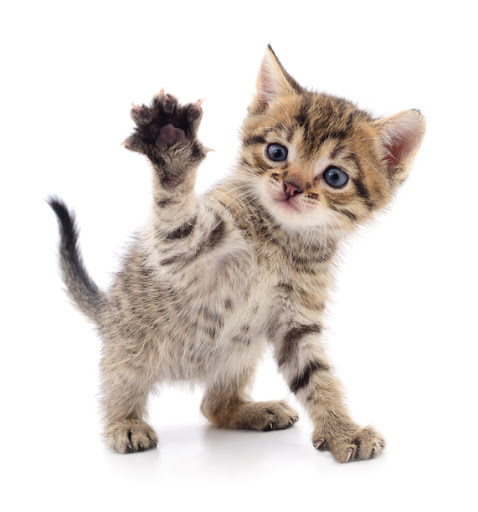
#> input picture OpenCV/cat.jpg, 478 x 512 px
$ python example_2.py
#> lines starting #> are read from the running program, lines starting #| are printed output that depends on the picture; after the words box and inside, x2 and y2 are one past the last pixel; in counts of white or black regions, pixels touching at a corner belong together
import cv2
import time
#Open CV 이미지 연산
image = cv2.imread('cat.jpg')
#> image is the input picture: shape (512, 478, 3); mean B, G, R 213.3, 217.7, 224.2

start_time = time.time()
for i in range(0,100):
    for j in range(0,100):
        image[i,j] = [100,255,255]
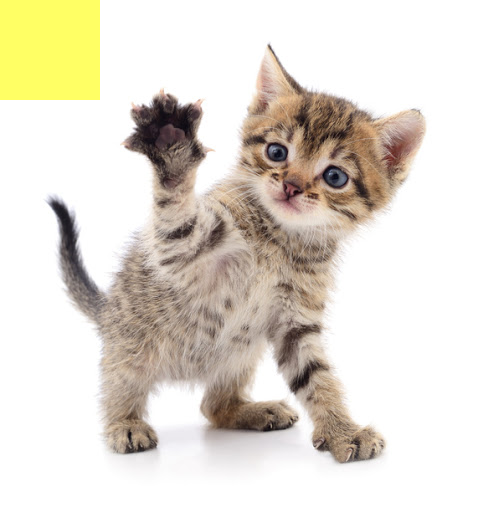
#> image: shape (512, 478, 3); 4.09% of pixels changed, all inside (x1, y1, x2, y2) = (0, 0, 100, 100)
print("--- %s seconds ---" %(time.time() - start_time))

start_time = time.time()
image[0:100,0:100] = [0,0,0]
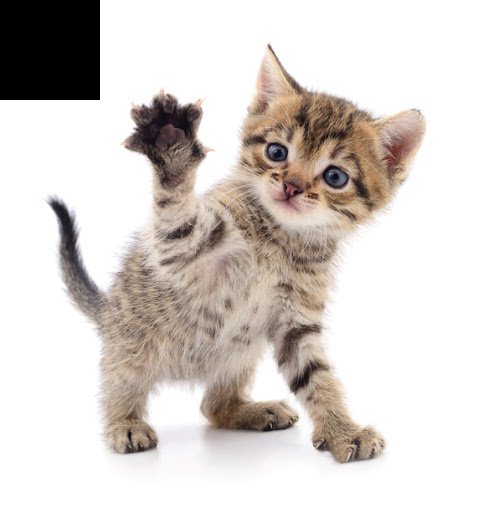
#> image: shape (512, 478, 3); 4.09% of pixels changed, all inside (x1, y1, x2, y2) = (0, 0, 100, 100)
print("--- %s seconds ---" %(time.time()-start_time))
cv2.imshow('Image',image)
cv2.waitKey(0)
